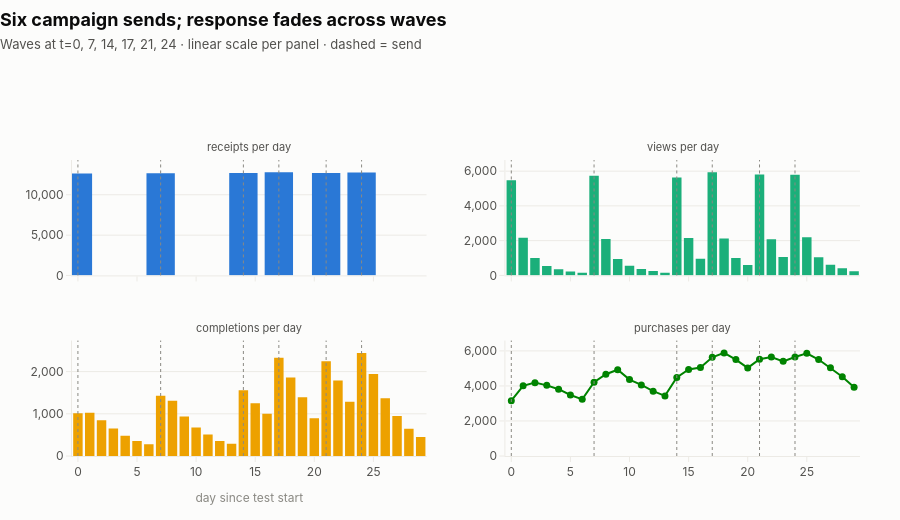
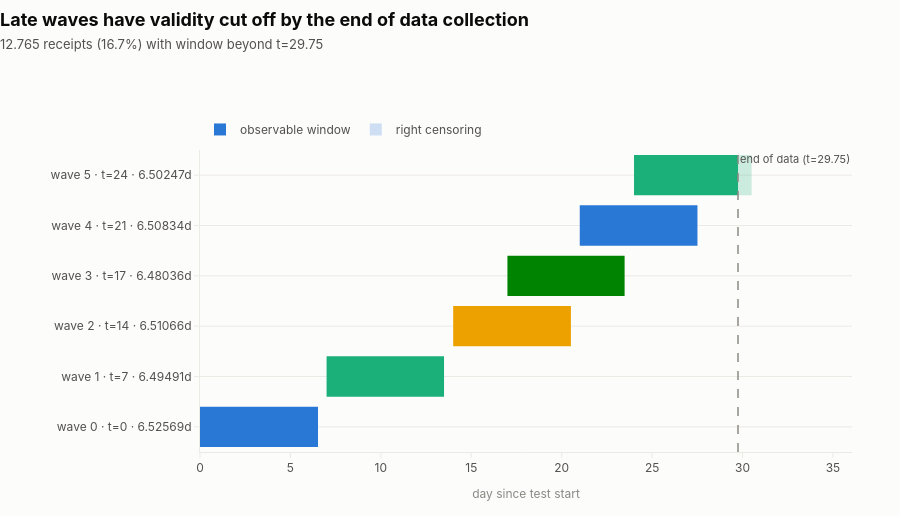

Notebook cell for these charts, in order:
### Markdown cell above
## 4. Events over time

Source: raw. Checks when each event type occurs and whether sends are discrete waves or continuous activity.

### Code cell
from src import eda
from src.viz import faceted, format_pt_br, timeline_ranges

# SPARK REDUCE
por_dia = eda.events_over_time(events)
ondas = sorted(por_dia.loc[por_dia["event"] == "offer received", "dia"].unique())
dia_max = int(por_dia["dia"].max())
janelas, fim_do_teste = eda.campaign_validity_windows(processed, events)

totais = (
    por_dia.groupby("event", observed=False)["eventos"]
    .sum()
    .reindex(eda.EVENT_ORDER)
    .reset_index()
)
n_censurados = int(janelas["recebimentos_censurados"].sum())
n_linhas = processed.count()

# PANDAS ANALYSIS
display(totais)
display(janelas.round(3))
print(
    f"Sends on {len(ondas)} days (t={', '.join(str(int(d)) for d in ondas)}); "
    f"end of data at t={fim_do_teste:g}."
)

rotulos = {
    "offer received": "receipts per day",
    "offer viewed": "views per day",
    "offer completed": "completions per day",
    "transaction": "purchases per day",
}
paineis = []
for evento in eda.EVENT_ORDER:
    sub = por_dia.loc[por_dia["event"] == evento].sort_values("dia")
    paineis.append({
        "title": rotulos[evento],
        "x": sub["dia"].tolist(),
        "y": sub["eventos"].tolist(),
        "kind": "line" if evento == "transaction" else "bar",
    })

faceted(
    paineis,
    title="Six campaign sends; response fades across waves",
    subtitle=(
        f"Waves at t={', '.join(str(int(d)) for d in ondas)} · "
        "linear scale per panel · dashed = send"
    ),
    cols=2,
    kind="bar",
    vlines=ondas,
    xlabel="day since test start",
    x_range=(-0.5, dia_max + 0.5),
    x_dtick=5,
    y_tickformat=",.0f",
    row_height=220,
).show()

timeline_ranges(
    janelas,
    label="rotulo",
    start="received_time",
    end="valid_until",
    observed_end="janela_observavel",
    censored="censurada",
    title="Late waves have validity cut off by the end of data collection",
    subtitle=(
        f"{format_pt_br(n_censurados)} receipts ({n_censurados / n_linhas:.1%}) "
        "with window beyond t=" + f"{fim_do_teste:g}"
    ),
    xlabel="day since test start",
    vline=fim_do_teste,
).show()

print(
    f"Right censoring: {format_pt_br(n_censurados)} recebimentos "
    f"({n_censurados / n_linhas:.1%}) do not observe the full validity — "
    "conversion in waves 4–5 is underestimated."
)

### Figure 1 — Plotly figure (JSON) as saved in the notebook; plotly's stock layout.template omitted (floating-point values rounded to 4 significant figures)
{"data": [{"hovertemplate": "dia %{x}<br>%{y:,.0f}<extra></extra>", "marker": {"color": "#2a78d6"}, "type": "bar", "x": [0, 7, 14, 17, 21, 24], "xaxis": "x", "y": [12650, 12669, 12711, 12778, 12704, 12765], "yaxis": "y"}, {"hovertemplate": "dia %{x}<br>%{y:,.0f}<extra></extra>", "marker": {"color": "#1baf7a"}, "type": "bar", "x": [0, 1, 2, 3, 4, 5, 6, 7, 8, 9, 10, 11, 12, 13, 14, 15, 16, 17, 18, 19, 20, 21, 22, 23, 24, 25, 26, 27, 28, 29], "xaxis": "x2", "y": [5474, 2168, 1006, 549, 357, 229, 160, 5729, 2098, 949, 551, 366, 256, 155, 5639, 2157, 967, 5928, 2125, 1008, 602, 5799, 2076, 1063, 5794, 2197, 1053, 615, 415, 240], "yaxis": "y2"}, {"hovertemplate": "dia %{x}<br>%{y:,.0f}<extra></extra>", "marker": {"color": "#eda100"}, "type": "bar", "x": [0, 1, 2, 3, 4, 5, 6, 7, 8, 9, 10, 11, 12, 13, 14, 15, 16, 17, 18, 19, 20, 21, 22, 23, 24, 25, 26, 27, 28, 29], "xaxis": "x3", "y": [1014, 1025, 848, 655, 480, 358, 278, 1429, 1309, 937, 678, 510, 357, 289, 1562, 1251, 1000, 2327, 1861, 1393, 895, 2244, 1790, 1288, 2444, 1942, 1367, 951, 646, 451], "yaxis": "y3"}, {"hovertemplate": "dia %{x}<br>%{y:,.0f}<extra></extra>", "line": {"color": "#008300", "width": 2}, "marker": {"color": "#008300", "size": 7}, "mode": "lines+markers", "type": "scatter", "x": [0, 1, 2, 3, 4, 5, 6, 7, 8, 9, 10, 11, 12, 13, 14, 15, 16, 17, 18, 19, 20, 21, 22, 23, 24, 25, 26, 27, 28, 29], "xaxis": "x4", "y": [3159, 4006, 4190, 4035, 3814, 3484, 3235, 4211, 4671, 4928, 4367, 4059, 3703, 3433, 4484, 4943, 5054, 5634, 5887, 5506, 5030, 5525, 5656, 5407, 5655, 5866, 5510, 5044, 4529, 3928], "yaxis": "y4"}], "layout": {"annotations": [{"font": {"color": "#52514e", "size": 11}, "showarrow": false, "text": "receipts per day", "x": 0.225, "xanchor": "center", "xref": "paper", "y": 1, "yanchor": "bottom", "yref": "paper", "yshift": 4}, {"font": {"color": "#52514e", "size": 11}, "showarrow": false, "text": "views per day", "x": 0.775, "xanchor": "center", "xref": "paper", "y": 1, "yanchor": "bottom", "yref": "paper", "yshift": 4}, {"font": {"color": "#52514e", "size": 11}, "showarrow": false, "text": "completions per day", "x": 0.225, "xanchor": "center", "xref": "paper", "y": 0.39, "yanchor": "bottom", "yref": "paper", "yshift": 4}, {"font": {"color": "#52514e", "size": 11}, "showarrow": false, "text": "purchases per day", "x": 0.775, "xanchor": "center", "xref": "paper", "y": 0.39, "yanchor": "bottom", "yref": "paper", "yshift": 4}], "height": 520, "margin": {"b": 64, "l": 72, "r": 40, "t": 160}, "shapes": [{"line": {"color": "#8a8983", "dash": "dot", "width": 1}, "type": "line", "x0": 0, "x1": 0, "xref": "x", "y0": 0, "y1": 1, "yref": "y domain"}, {"line": {"color": "#8a8983", "dash": "dot", "width": 1}, "type": "line", "x0": 7, "x1": 7, "xref": "x", "y0": 0, "y1": 1, "yref": "y domain"}, {"line": {"color": "#8a8983", "dash": "dot", "width": 1}, "type": "line", "x0": 14, "x1": 14, "xref": "x", "y0": 0, "y1": 1, "yref": "y domain"}, {"line": {"color": "#8a8983", "dash": "dot", "width": 1}, "type": "line", "x0": 17, "x1": 17, "xref": "x", "y0": 0, "y1": 1, "yref": "y domain"}, {"line": {"color": "#8a8983", "dash": "dot", "width": 1}, "type": "line", "x0": 21, "x1": 21, "xref": "x", "y0": 0, "y1": 1, "yref": "y domain"}, {"line": {"color": "#8a8983", "dash": "dot", "width": 1}, "type": "line", "x0": 24, "x1": 24, "xref": "x", "y0": 0, "y1": 1, "yref": "y domain"}, {"line": {"color": "#8a8983", "dash": "dot", "width": 1}, "type": "line", "x0": 0, "x1": 0, "xref": "x2", "y0": 0, "y1": 1, "yref": "y2 domain"}, {"line": {"color": "#8a8983", "dash": "dot", "width": 1}, "type": "line", "x0": 7, "x1": 7, "xref": "x2", "y0": 0, "y1": 1, "yref": "y2 domain"}, {"line": {"color": "#8a8983", "dash": "dot", "width": 1}, "type": "line", "x0": 14, "x1": 14, "xref": "x2", "y0": 0, "y1": 1, "yref": "y2 domain"}, {"line": {"color": "#8a8983", "dash": "dot", "width": 1}, "type": "line", "x0": 17, "x1": 17, "xref": "x2", "y0": 0, "y1": 1, "yref": "y2 domain"}, {"line": {"color": "#8a8983", "dash": "dot", "width": 1}, "type": "line", "x0": 21, "x1": 21, "xref": "x2", "y0": 0, "y1": 1, "yref": "y2 domain"}, {"line": {"color": "#8a8983", "dash": "dot", "width": 1}, "type": "line", "x0": 24, "x1": 24, "xref": "x2", "y0": 0, "y1": 1, "yref": "y2 domain"}, {"line": {"color": "#8a8983", "dash": "dot", "width": 1}, "type": "line", "x0": 0, "x1": 0, "xref": "x3", "y0": 0, "y1": 1, "yref": "y3 domain"}, {"line": {"color": "#8a8983", "dash": "dot", "width": 1}, "type": "line", "x0": 7, "x1": 7, "xref": "x3", "y0": 0, "y1": 1, "yref": "y3 domain"}, {"line": {"color": "#8a8983", "dash": "dot", "width": 1}, "type": "line", "x0": 14, "x1": 14, "xref": "x3", "y0": 0, "y1": 1, "yref": "y3 domain"}, {"line": {"color": "#8a8983", "dash": "dot", "width": 1}, "type": "line", "x0": 17, "x1": 17, "xref": "x3", "y0": 0, "y1": 1, "yref": "y3 domain"}, {"line": {"color": "#8a8983", "dash": "dot", "width": 1}, "type": "line", "x0": 21, "x1": 21, "xref": "x3", "y0": 0, "y1": 1, "yref": "y3 domain"}, {"line": {"color": "#8a8983", "dash": "dot", "width": 1}, "type": "line", "x0": 24, "x1": 24, "xref": "x3", "y0": 0, "y1": 1, "yref": "y3 domain"}, {"line": {"color": "#8a8983", "dash": "dot", "width": 1}, "type": "line", "x0": 0, "x1": 0, "xref": "x4", "y0": 0, "y1": 1, "yref": "y4 domain"}, {"line": {"color": "#8a8983", "dash": "dot", "width": 1}, "type": "line", "x0": 7, "x1": 7, "xref": "x4", "y0": 0, "y1": 1, "yref": "y4 domain"}, {"line": {"color": "#8a8983", "dash": "dot", "width": 1}, "type": "line", "x0": 14, "x1": 14, "xref": "x4", "y0": 0, "y1": 1, "yref": "y4 domain"}, {"line": {"color": "#8a8983", "dash": "dot", "width": 1}, "type": "line", "x0": 17, "x1": 17, "xref": "x4", "y0": 0, "y1": 1, "yref": "y4 domain"}, {"line": {"color": "#8a8983", "dash": "dot", "width": 1}, "type": "line", "x0": 21, "x1": 21, "xref": "x4", "y0": 0, "y1": 1, "yref": "y4 domain"}, {"line": {"color": "#8a8983", "dash": "dot", "width": 1}, "type": "line", "x0": 24, "x1": 24, "xref": "x4", "y0": 0, "y1": 1, "yref": "y4 domain"}], "showlegend": false, "title": {"text": "<b>Six campaign sends; response fades across waves</b><br><span style='font-size:13px;color:#52514e'>Waves at t=0, 7, 14, 17, 21, 24 · linear scale per panel · dashed = send</span>"}, "xaxis": {"anchor": "y", "domain": [0, 0.45], "dtick": 5, "matches": "x3", "range": [-0.5, 29.5], "showticklabels": false, "title": {"text": ""}}, "xaxis2": {"anchor": "y2", "domain": [0.55, 1], "dtick": 5, "matches": "x4", "range": [-0.5, 29.5], "showticklabels": false, "title": {"text": ""}}, "xaxis3": {"anchor": "y3", "domain": [0, 0.45], "dtick": 5, "range": [-0.5, 29.5], "title": {"text": "day since test start"}}, "xaxis4": {"anchor": "y4", "domain": [0.55, 1], "dtick": 5, "range": [-0.5, 29.5], "title": {"text": ""}}, "yaxis": {"anchor": "x", "domain": [0.61, 1], "range": [0, 14310.0], "tickformat": ",.0f"}, "yaxis2": {"anchor": "x2", "domain": [0.61, 1], "range": [0, 6639.0], "tickformat": ",.0f"}, "yaxis3": {"anchor": "x3", "domain": [0, 0.39], "range": [0, 2737.0], "tickformat": ",.0f"}, "yaxis4": {"anchor": "x4", "domain": [0, 0.39], "range": [0, 6593.0], "tickformat": ",.0f"}}}

### Figure 2 — Plotly figure (JSON) as saved in the notebook; plotly's stock layout.template omitted (floating-point values rounded to 4 significant figures)
{"data": [{"base": 0, "hovertemplate": "wave 0 · t=0 · 6.52569d<br>observable: 0–6.52569 (6.52569d)<extra></extra>", "marker": {"color": "#2a78d6", "line": {"width": 0}}, "orientation": "h", "showlegend": false, "type": "bar", "x": [6.526], "y": ["wave 0 · t=0 · 6.52569d"]}, {"base": 7, "hovertemplate": "wave 1 · t=7 · 6.49491d<br>observable: 7–13.4949 (6.49491d)<extra></extra>", "marker": {"color": "#1baf7a", "line": {"width": 0}}, "orientation": "h", "showlegend": false, "type": "bar", "x": [6.495], "y": ["wave 1 · t=7 · 6.49491d"]}, {"base": 14, "hovertemplate": "wave 2 · t=14 · 6.51066d<br>observable: 14–20.5107 (6.51066d)<extra></extra>", "marker": {"color": "#eda100", "line": {"width": 0}}, "orientation": "h", "showlegend": false, "type": "bar", "x": [6.511], "y": ["wave 2 · t=14 · 6.51066d"]}, {"base": 17, "hovertemplate": "wave 3 · t=17 · 6.48036d<br>observable: 17–23.4804 (6.48036d)<extra></extra>", "marker": {"color": "#008300", "line": {"width": 0}}, "orientation": "h", "showlegend": false, "type": "bar", "x": [6.48], "y": ["wave 3 · t=17 · 6.48036d"]}, {"base": 21, "hovertemplate": "wave 4 · t=21 · 6.50834d<br>observable: 21–27.5083 (6.50834d)<extra></extra>", "marker": {"color": "#2a78d6", "line": {"width": 0}}, "orientation": "h", "showlegend": false, "type": "bar", "x": [6.508], "y": ["wave 4 · t=21 · 6.50834d"]}, {"base": 24, "hovertemplate": "wave 5 · t=24 · 6.50247d<br>observable: 24–29.75 (5.75d)<extra></extra>", "marker": {"color": "#1baf7a", "line": {"width": 0}}, "orientation": "h", "showlegend": false, "type": "bar", "x": [5.75], "y": ["wave 5 · t=24 · 6.50247d"]}, {"base": 29.75, "hovertemplate": "wave 5 · t=24 · 6.50247d<br>censored: 29.75–30.5025 (0.752468d)<extra></extra>", "marker": {"color": "rgba(27,175,122,0.22)", "line": {"width": 0}}, "orientation": "h", "showlegend": false, "type": "bar", "x": [0.7525], "y": ["wave 5 · t=24 · 6.50247d"]}, {"marker": {"color": "#2a78d6"}, "name": "observable window", "orientation": "h", "type": "bar", "x": [null], "y": [null]}, {"marker": {"color": "rgba(42,120,214,0.22)"}, "name": "right censoring", "orientation": "h", "type": "bar", "x": [null], "y": [null]}], "layout": {"annotations": [{"font": {"color": "#52514e", "size": 11}, "showarrow": false, "text": "end of data (t=29.75)", "x": 29.75, "xanchor": "left", "xref": "x", "y": 1, "yanchor": "top", "yref": "y domain"}], "barmode": "overlay", "height": 516, "legend": {"orientation": "h", "x": 0, "y": 1.02, "yanchor": "bottom"}, "margin": {"b": 64, "l": 200, "r": 48, "t": 150}, "shapes": [{"line": {"color": "#8a8983", "dash": "dash", "width": 1.5}, "type": "line", "x0": 29.75, "x1": 29.75, "xref": "x", "y0": 0, "y1": 1, "yref": "y domain"}], "showlegend": true, "title": {"text": "<b>Late waves have validity cut off by the end of data collection</b><br><span style='font-size:13px;color:#52514e'>12.765 receipts (16.7%) with window beyond t=29.75</span>"}, "xaxis": {"automargin": true, "title": {"text": "day since test start"}}, "yaxis": {"automargin": true, "categoryarray": ["wave 0 · t=0 · 6.52569d", "wave 1 · t=7 · 6.49491d", "wave 2 · t=14 · 6.51066d", "wave 3 · t=17 · 6.48036d", "wave 4 · t=21 · 6.50834d", "wave 5 · t=24 · 6.50247d"], "categoryorder": "array"}}}
